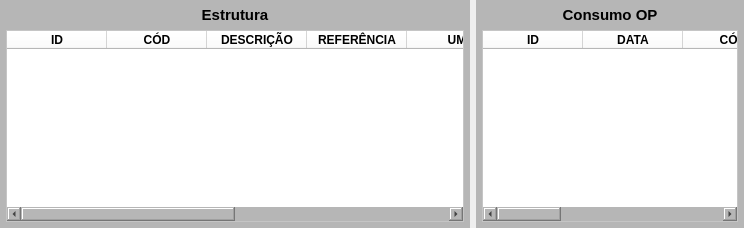
     <widget class="QWidget" name="widget" native="true">
      <layout class="QHBoxLayout" name="horizontalLayout_12">
       <property name="leftMargin">
        <number>0</number>
       </property>
       <property name="topMargin">
        <number>0</number>
       </property>
       <property name="rightMargin">
        <number>0</number>
       </property>
       <property name="bottomMargin">
        <number>0</number>
       </property>
       <item>
        <widget class="QWidget" name="widget_Cor5" native="true">
         <property name="minimumSize">
          <size>
           <width>470</width>
           <height>0</height>
          </size>
         </property>
         <property name="styleSheet">
          <string notr="true">background-color: rgb(182, 182, 182);</string>
         </property>
         <layout class="QVBoxLayout" name="verticalLayout_6">
          <property name="leftMargin">
           <number>6</number>
          </property>
          <property name="topMargin">
           <number>6</number>
          </property>
          <property name="rightMargin">
           <number>6</number>
          </property>
          <property name="bottomMargin">
           <number>6</number>
          </property>
          <item>
           <widget class="QLabel" name="label_7">
            <property name="sizePolicy">
             <sizepolicy hsizetype="Preferred" vsizetype="Fixed">
              <horstretch>0</horstretch>
              <verstretch>0</verstretch>
             </sizepolicy>
            </property>
            <property name="maximumSize">
             <size>
              <width>16777215</width>
              <height>23</height>
             </size>
            </property>
            <property name="font">
             <font>
              <pointsize>11</pointsize>
              <weight>75</weight>
              <bold>true</bold>
             </font>
            </property>
            <property name="text">
             <string>Estrutura</string>
            </property>
            <property name="alignment">
             <set>Qt::AlignCenter</set>
            </property>
           </widget>
          </item>
          <item>
           <widget class="QTableWidget" name="table_Estrutura">
            <property name="sizePolicy">
             <sizepolicy hsizetype="Preferred" vsizetype="Preferred">
              <horstretch>0</horstretch>
              <verstretch>0</verstretch>
             </sizepolicy>
            </property>
            <property name="styleSheet">
             <string notr="true">background-color: rgb(255, 255, 255);</string>
            </property>
            <column>
             <property name="text">
              <string>ID</string>
             </property>
             <property name="font">
              <font>
               <weight>75</weight>
               <bold>true</bold>
              </font>
             </property>
            </column>
            <column>
             <property name="text">
              <string>CÓD</string>
             </property>
             <property name="font">
              <font>
               <weight>75</weight>
               <bold>true</bold>
              </font>
             </property>
             <property name="textAlignment">
              <set>AlignCenter</set>
             </property>
            </column>
            <column>
             <property name="text">
              <string>DESCRIÇÃO</string>
             </property>
             <property name="font">
              <font>
               <weight>75</weight>
               <bold>true</bold>
              </font>
             </property>
             <property name="textAlignment">
              <set>AlignCenter</set>
             </property>
            </column>
            <column>
             <property name="text">
              <string>REFERÊNCIA</string>
             </property>
             <property name="font">
              <font>
               <weight>75</weight>
               <bold>true</bold>
              </font>
             </property>
             <property name="textAlignment">
              <set>AlignCenter</set>
             </property>
            </column>
            <column>
             <property name="text">
              <string>UM</string>
             </property>
             <property name="font">
              <font>
               <weight>75</weight>
               <bold>true</bold>
              </font>
             </property>
             <property name="textAlignment">
              <set>AlignCenter</set>
             </property>
            </column>
            <column>
             <property name="text">
              <string>QTDE</string>
             </property>
             <property name="font">
              <font>
               <weight>75</weight>
               <bold>true</bold>
              </font>
             </property>
             <property name="textAlignment">
              <set>AlignCenter</set>
             </property>
            </column>
            <column>
             <property name="text">
              <string>LOCAL</string>
             </property>
             <property name="font">
              <font>
               <weight>75</weight>
               <bold>true</bold>
              </font>
             </property>
             <property name="textAlignment">
              <set>AlignCenter</set>
             </property>
            </column>
            <column>
             <property name="text">
              <string>SALDO</string>
             </property>
             <property name="font">
              <font>
               <weight>75</weight>
               <bold>true</bold>
              </font>
             </property>
             <property name="textAlignment">
              <set>AlignCenter</set>
             </property>
            </column>
           </widget>
          </item>
         </layout>
        </widget>
       </item>
       <item>
        <widget class="QWidget" name="widget_Cor6" native="true">
         <property name="sizePolicy">
          <sizepolicy hsizetype="Maximum" vsizetype="Preferred">
           <horstretch>0</horstretch>
           <verstretch>0</verstretch>
          </sizepolicy>
         </property>
         <property name="maximumSize">
          <size>
           <width>620</width>
           <height>16777215</height>
          </size>
         </property>
         <property name="styleSheet">
          <string notr="true">background-color: rgb(182, 182, 182);</string>
         </property>
         <layout class="QVBoxLayout" name="verticalLayout_7">
          <property name="leftMargin">
           <number>6</number>
          </property>
          <property name="topMargin">
           <number>6</number>
          </property>
          <property name="rightMargin">
           <number>6</number>
          </property>
          <property name="bottomMargin">
           <number>6</number>
          </property>
          <item>
           <widget class="QLabel" name="label_8">
            <property name="sizePolicy">
             <sizepolicy hsizetype="Preferred" vsizetype="Fixed">
              <horstretch>0</horstretch>
              <verstretch>0</verstretch>
             </sizepolicy>
            </property>
            <property name="maximumSize">
             <size>
              <width>16777215</width>
              <height>23</height>
             </size>
            </property>
            <property name="font">
             <font>
              <pointsize>11</pointsize>
              <weight>75</weight>
              <bold>true</bold>
             </font>
            </property>
            <property name="text">
             <string>Consumo OP</string>
            </property>
            <property name="alignment">
             <set>Qt::AlignCenter</set>
            </property>
           </widget>
          </item>
          <item>
           <widget class="QTableWidget" name="table_ConsumoOS">
            <property name="sizePolicy">
             <sizepolicy hsizetype="Preferred" vsizetype="Preferred">
              <horstretch>0</horstretch>
              <verstretch>0</verstretch>
             </sizepolicy>
            </property>
            <property name="styleSheet">
             <string notr="true">background-color: rgb(255, 255, 255);</string>
            </property>
            <column>
             <property name="text">
              <string>ID</string>
             </property>
             <property name="font">
              <font>
               <weight>75</weight>
               <bold>true</bold>
              </font>
             </property>
            </column>
            <column>
             <property name="text">
              <string>DATA</string>
             </property>
             <property name="font">
              <font>
               <weight>75</weight>
               <bold>true</bold>
              </font>
             </property>
            </column>
            <column>
             <property name="text">
              <string>CÓD</string>
             </property>
             <property name="font">
              <font>
               <weight>75</weight>
               <bold>true</bold>
              </font>
             </property>
            </column>
            <column>
             <property name="text">
              <string>DESCRIÇÃO</string>
             </property>
             <property name="font">
              <font>
               <weight>75</weight>
               <bold>true</bold>
              </font>
             </property>
            </column>
            <column>
             <property name="text">
              <string>REFERÊNCIA</string>
             </property>
             <property name="font">
              <font>
               <weight>75</weight>
               <bold>true</bold>
              </font>
             </property>
            </column>
            <column>
             <property name="text">
              <string>UM</string>
             </property>
             <property name="font">
              <font>
               <weight>75</weight>
               <bold>true</bold>
              </font>
             </property>
            </column>
            <column>
             <property name="text">
              <string>QTDE</string>
             </property>
             <property name="font">
              <font>
               <weight>75</weight>
               <bold>true</bold>
              </font>
             </property>
            </column>
           </widget>
          </item>
         </layout>
        </widget>
       </item>
      </layout>
     </widget>
